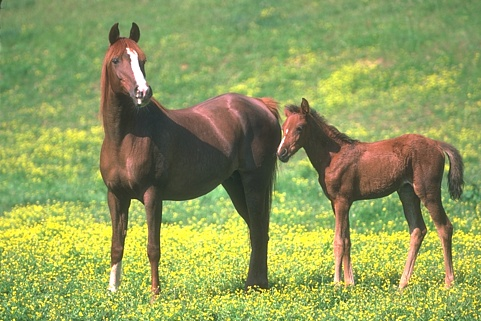
#> input picture 113016.jpg, 481 x 321 px
$ python -i image_utils.py   (imports and definitions only)   (older library calls are emulated)
#> lines starting #> are read from the running program, lines starting #| are printed output that depends on the picture; after the words box and inside, x2 and y2 are one past the last pixel; in counts of white or black regions, pixels touching at a corner belong together
__author__ = 'Charlie'
import cv2
import numpy as np


# [11 lines left out: function image_resize, not called in this run]


# Image has to eb gray scaled and gaussian blurred before calling this function
def auto_canny(image, sigma=0.33):
    val = np.median(image)
    lower = max(0, (1 - sigma) * val)
    upper = min(255, (1 + sigma) * val)
    return cv2.Canny(image, lower, upper)


def adaptive_threshold(image, option=cv2.THRESH_BINARY):
    return cv2.adaptiveThreshold(image, 255, cv2.ADAPTIVE_THRESH_GAUSSIAN_C, option, 11, 2)


def sharpen_image(image):
    kernel = np.array([[0, -1, 0], [-1, 5, -1], [0, -1, 0]], dtype=np.float)
    return cv2.filter2D(image, -1, kernel)


# [32 lines left out: functions order_points, image_rotate_by_90_clockwise, image_rotate_by_90_anticlockwise, not called in this run]


def get_contours(gray_image, param=None):
    '''
    :param gray_image: input gray level image
    :param param: higher threshold for canny edge detector, lower threshold is twice smaller. Default Auto Canny with sigma=0.33
    :return:contours
    '''

    blurred = cv2.GaussianBlur(gray_image, (5, 5), 0)
    if not param:
        edged = auto_canny(gray_image)
        # t, edged = cv2.threshold(gray_image, 0, 255, cv2.THRESH_BINARY + cv2.THRESH_OTSU)
    else:
        edged = cv2.Canny(blurred, param / 2, param)
    _, cnts, _ = cv2.findContours(edged, cv2.RETR_EXTERNAL, cv2.CHAIN_APPROX_SIMPLE)
    return cnts


# [11 lines left out: function sort_contours, not called in this run]


def get_midpoint(ptA, ptB):
    return (ptA[0] + ptB[0]) * 0.5, (ptA[1] + ptB[1]) * 0.5


# [7 lines left out: function detect_face, not called in this run]


def add_text(image, text):
    cv2.putText(image, text, (15, 15), cv2.FONT_HERSHEY_SIMPLEX, 0.6, (0, 0, 255), 2)

>>> import cv2
>>> picture = cv2.imread('../113016.jpg', cv2.IMREAD_GRAYSCALE)
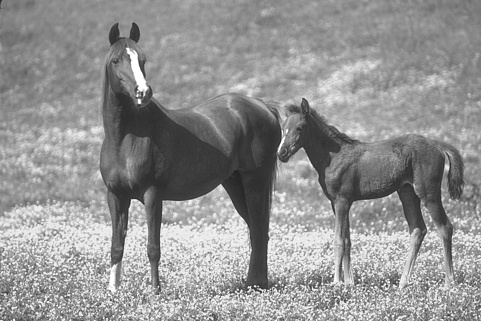
#> picture: shape (321, 481); min 33, max 255, mean 146.3
>>> result = get_contours(picture)
#> in get_contours, `blurred = cv2.GaussianBlur(gray_image, (5, 5), 0)`:
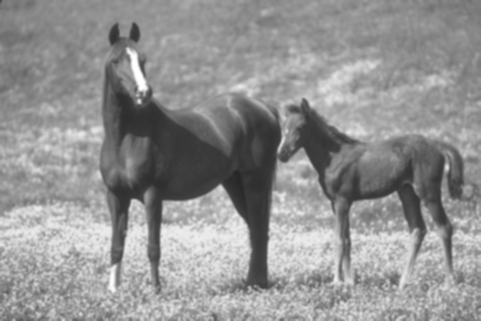
#> blurred: shape (321, 481); min 37, max 255, mean 146.3
#> in auto_canny, `val = np.median(image)`: val = 148
#> in auto_canny, `lower = max(0, (1 - sigma) * val)`: lower = 99.16
#> in auto_canny, `upper = min(255, (1 + sigma) * val)`: upper = 196.8
#> in auto_canny, `return cv2.Canny(image, lower, upper)`:
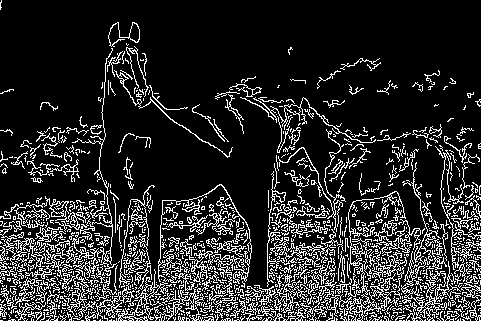
#> returned value: shape (321, 481); 16.3% white in thin lines or dots
#> in get_contours, `_, cnts, _ = cv2.findContours(edged, cv2.RETR_EXTERNAL, cv2.CHAIN_APPR..`: cnts = 1005 contours, 929 with area under 20; largest, box (x1, y1, x2, y2) and area: (300, 219, 421, 321) 1596, (401, 162, 461, 321) 586, (158, 184, 252, 285) 431, (61, 48, 117, 276) 372, (0, 196, 84, 232) 366
#> result has the same summary as cnts in get_contours

$ run again, on forest.jpg
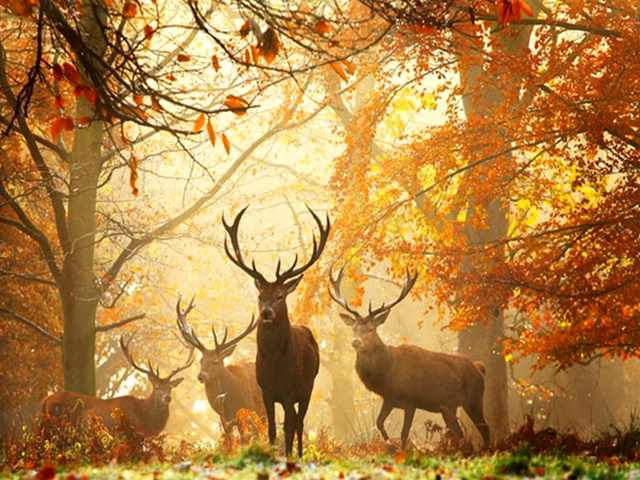
#> input picture forest.jpg, 640 x 480 px
#> `picture = cv2.imread('../113016.jpg', cv2.IMREAD_GRAYSCALE)`:
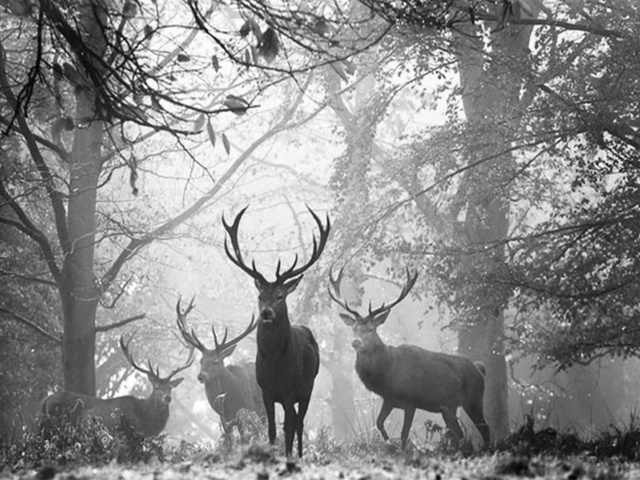
#> picture: shape (480, 640); min 0, max 255, mean 140.2
#> val = 132
#> lower = 88.44
#> upper = 175.6
#> in auto_canny, `return cv2.Canny(image, lower, upper)`:
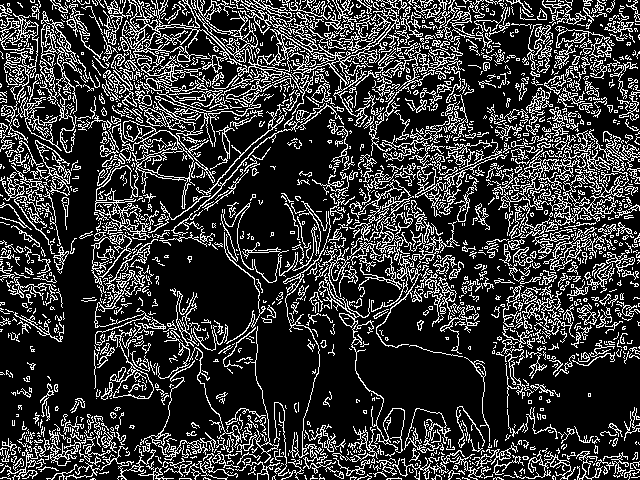
#> returned value: shape (480, 640); 21.7% white in thin lines or dots
#> cnts = 1836 contours, 1565 with area under 20; largest, box (x1, y1, x2, y2) and area: (498, 129, 640, 226) 4670, (194, 0, 407, 127) 2187, (122, 0, 242, 87) 1470, (318, 236, 405, 453) 1174, (95, 120, 195, 238) 967
#> result has the same summary as cnts in get_contours

$ run again, on recipt.jpg
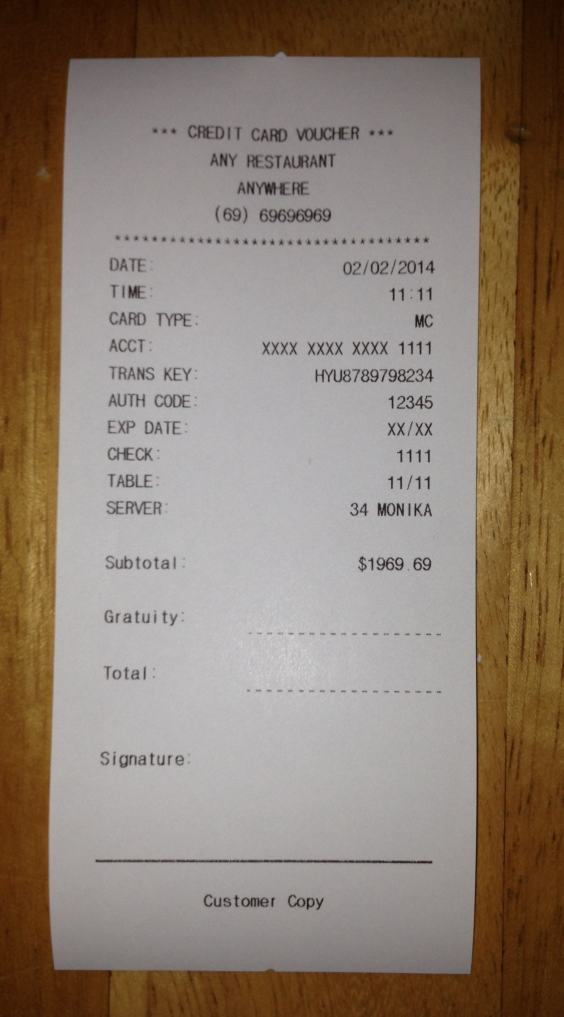
#> input picture recipt.jpg, 1691 x 3051 px (shown at 1/3 size)
#> `picture = cv2.imread('../113016.jpg', cv2.IMREAD_GRAYSCALE)`:
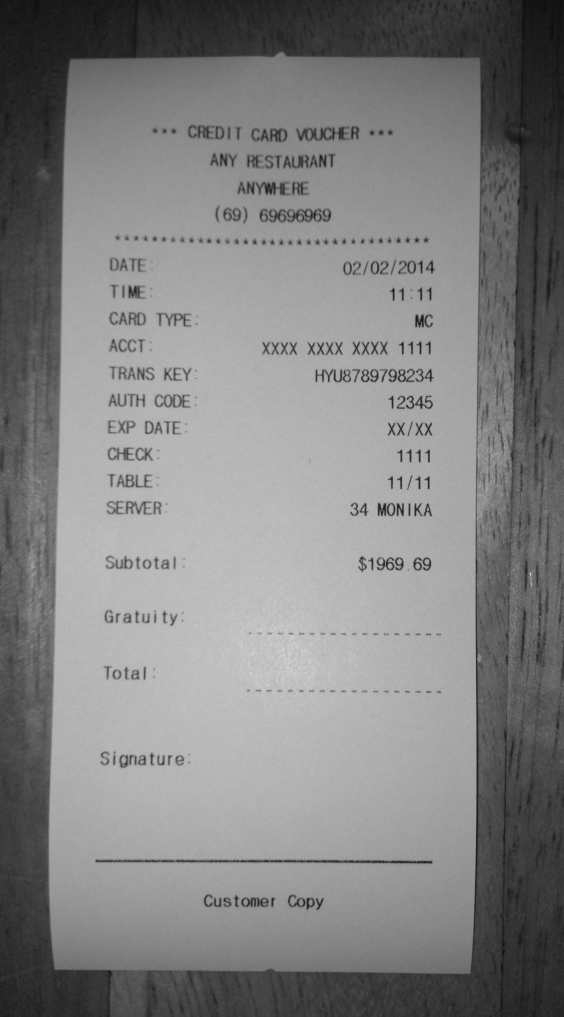
#> picture: shape (3051, 1691) (shown at 1/3 size); min 12, max 241, mean 129.6
#> val = 146
#> lower = 97.82
#> upper = 194.2
#> in auto_canny, `return cv2.Canny(image, lower, upper)`:
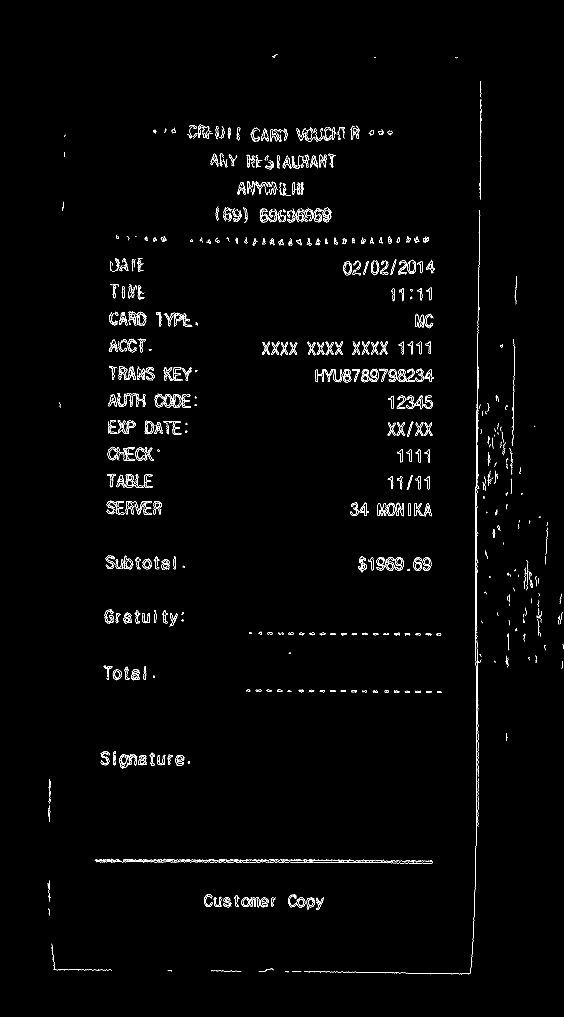
#> returned value: shape (3051, 1691) (shown at 1/3 size); 1.1% white in thin lines or dots, all inside (x1, y1, x2, y2) = (143, 163, 1691, 2924)
#> cnts = 1231 contours, 1036 with area under 20; largest, box (x1, y1, x2, y2) and area: (1160, 1508, 1186, 1548) 781, (1185, 1671, 1211, 1712) 676, (1240, 1672, 1266, 1712) 662, (1268, 1672, 1294, 1712) 660, (1130, 1671, 1156, 1712) 620
#> result has the same summary as cnts in get_contours
